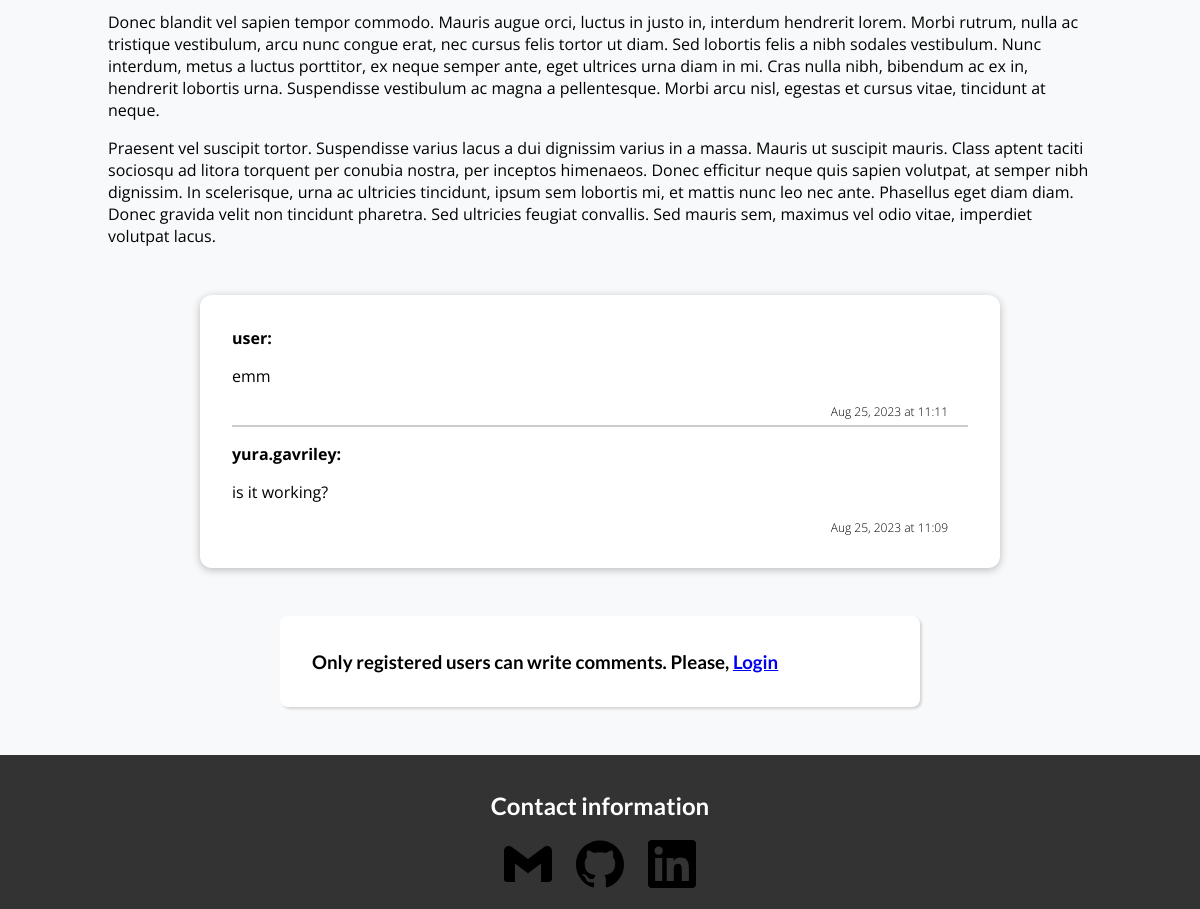
The app's page /posts/aaaa (lower part), older data.
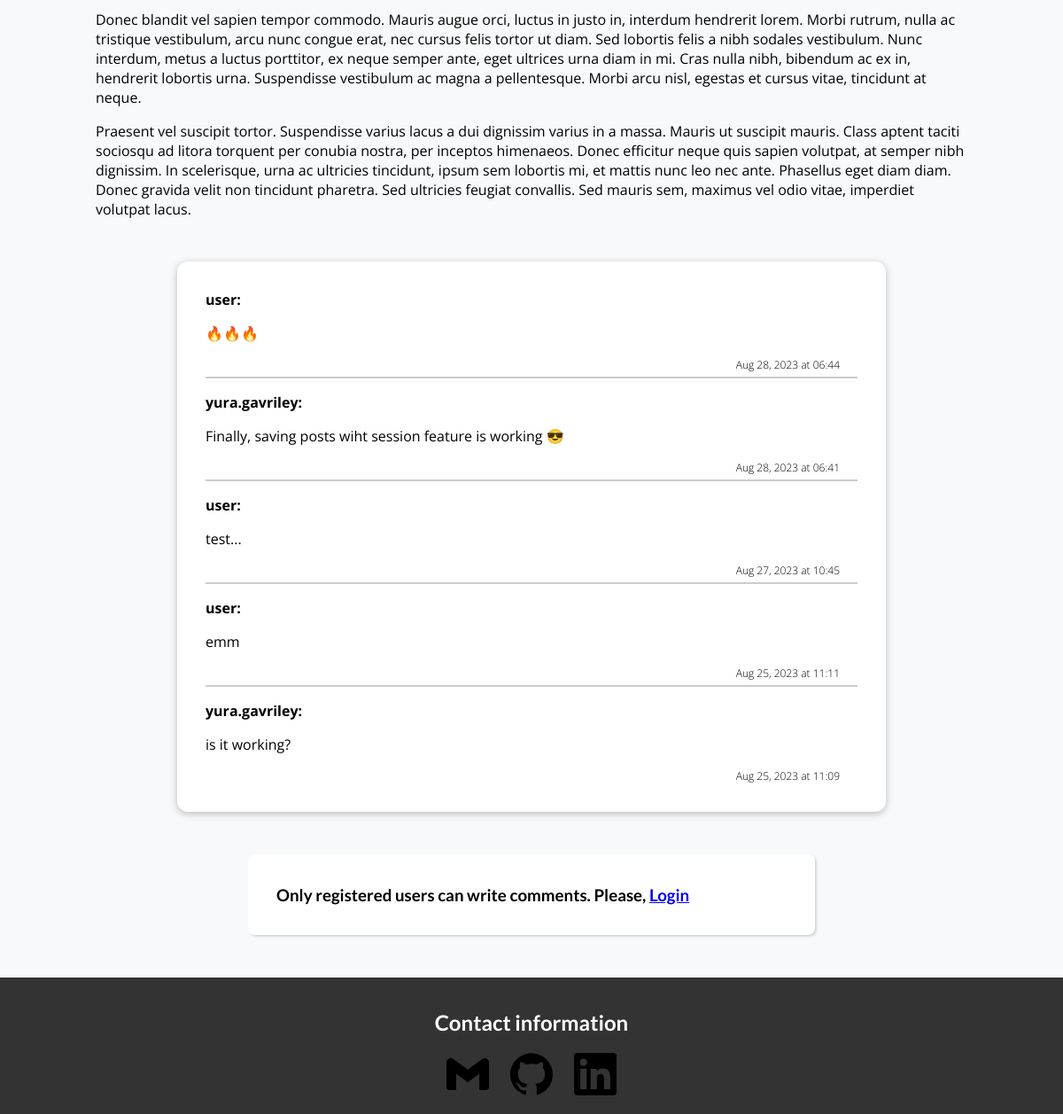
The same page, newer data.
### main_app/models.py (models this page shows, shortened)
class Post(models.Model):
    title = models.CharField(max_length=100)
    excerpt = models.CharField(max_length=150)
    image = models.ImageField(upload_to="posts", null=True)
    date = models.DateField(auto_now=True)
    slug = models.SlugField(unique=True, blank=True, null=False, db_index=True)
    content = models.TextField(validators=[MinLengthValidator(10)])
    author = models.ForeignKey(Author, on_delete=models.SET_NULL, null=True, related_name="posts")
    tags = models.ManyToManyField(Tag)

class Comment(models.Model):
    comment = models.TextField(max_length=500)
    user_name = models.CharField(max_length=65)
    user_email = models.EmailField()
    date = models.DateTimeField(auto_now_add=True)
    post = models.ForeignKey(Post, on_delete=models.CASCADE, related_name="comments")
    class Meta:
        ordering = ["date"]

### main_app/views.py (the view, shortened to what this page needs)
# urls.py: path("posts/<slug:slug>", views.SinglePostView.as_view(), name="single-post"),
class SinglePostView(View):
    def is_saved_post(self, request, post_slug):
        stored_posts = request.session.get("stored_posts")
        if stored_posts is not None:
            is_saved = post_slug in stored_posts
        else:
            is_saved = False
        return is_saved
    def get(self, request, slug):
        post = Post.objects.get(slug=slug)
        comments = Comment.objects.filter(post=post)
        context = {}
        context["post"] = post
        context["comments"] = comments.order_by("-date")
        context["comment_form"] = CommentForm()
        context["is_saved_post"] = self.is_saved_post(request, post.slug)
        return render(request, "main_app/post-detail.html", context)

### main_app/models.py (called while the page is built)
    def full_name(self):
        return f"{self.first_name} {self.last_name}"

    def __str__(self):
        return self.full_name()

### main_app/templates/main_app/post-detail.html (shortened to what this page needs)
{% extends 'base.html' %}
{% load static %}
{% load socialaccount %}
{% block css_files%}
    <link rel="stylesheet" href="{% static "main_app/post-detail.css" %}">
{% endblock %}
{% block content %}
    <main>
        <p>
        {{ post.content|linebreaks }}
        </p>
    </main>
    <section id="comments">
        <ul>
            {% for comment in comments %}
                <li>
                    <p><span>{{ comment.user_name }}:</span> {{ comment.comment|linebreaks }}</p>
                    <div id="comment-date">
                        <time class="comment-time">{{ comment.date|date:"M d, Y" }} at {{ comment.date|date:"H:i" }}</time>
                    </div>
                </li>
            {% endfor %}
        </ul>
    </section>
    <section id="comment-form">
        {% if user.is_authenticated %}
            <form action="{% url "single-post" post.slug %}" method="POST">
                {% csrf_token %}
                {% for form_field in comment_form %}
                    <div class="form-control {% if form_field.errors %}invalid{% endif %}">
                        {{ form_field.label_tag }}
                        {{ form_field }}
                        {{ form_field.errors }}
                    </div>
                {% endfor %}
                <button>Save Comment</button>
            </form>
        {% else %}
            <h3>Only registered users can write comments. Please,
                <a href="{% provider_login_url "google" %}?next={% url "single-post" post.slug %}">Login</a></h3>
        {% endif %}
    </section>
{% endblock %}

### templates/base.html (shortened to what this page needs)
{% load static %}
{% load socialaccount %}
<!DOCTYPE html>
<html lang="en">
<head>
    <link rel="stylesheet" href="{% static "app.css" %}">
    {% block css_files %}{% endblock %}
</head>
<body>
    {% block content %}{% endblock %}
    <footer>
        <h2>Contact information</h2>
        <ul>
            <li><a href="mailto:yura.gavriley@gmail.com"><img src="{% static "icons/gmail.svg" %}"></a></li>
            <li><a href="https://github.com/YuraGavriley"><img src="{% static "icons/github.svg" %}"></a></li>
            <li><a href="https://linkedin.com/in/yurii-stopchytskyi-a3ab47255"><img src="{% static "icons/linkedin.svg" %}"></a></li>
        </ul>
    </footer>
</body>
</html>

### static/app.css (style rules this page uses)
* { box-sizing: border-box; }
html { font-family: 'Open Sans', 'Lato', sans-serif; }
body { margin: 0; }
h1, h2, h3 { font-family: 'Lato', sans-serif; font-weight: bold; }
footer { background-color: #333; color: white; padding: 1rem 3rem; text-align: center; }
footer ul { list-style-type: none; margin: 0; padding: 0; }
footer li { display: inline; margin-right: 20px; }
footer li:last-of-type { margin: 0; }
footer img { height: 3rem; width: 3rem; }

### main_app/static/main_app/post-detail.css (style rules this page uses)
body { background-color: #f8f9fa; }
main { width: 90%; max-width: 90rem; margin: 3rem auto; background-color: #f8f9fa; padding: 0 3rem; }
#comment-form { margin: 3rem auto; width: 90%; max-width: 40rem; border-radius: 8px; background-color: white; box-shadow: 1.95px 1.95px 2.6px rgba(0, 0, 0, 0.15); padding: 1rem 2rem; }
#comments { margin: 3rem auto; width: 90%; max-width: 50rem; border-radius: 12px; background-color: white; box-shadow: 0 2px 8px rgba(0, 0, 0, 0.25); padding: 1rem 2rem; }
#comments p span { font-weight: bolder; }
#comments ul { list-style: none; margin: 0; padding: 0; }
#comments li { margin-bottom: 1rem; border-bottom: 2px solid #ccc; }
#comments li:last-of-type { border-bottom: none; }
#comment-date { font-weight: lighter; font-size: 12px; padding-right: 20px; margin-bottom: 5px; text-align: right; }

Row changes from the older to the newer data that the page shows:
added Comment: user_name "user", comment "🔥🔥🔥", date "Aug 28, 2023", date "06:44"
added Comment: user_name "yura.gavriley", comment "Finally, saving posts wiht session feature is working 😎", date "Aug 28, 2023", date "06:41"
added Comment: user_name "user", comment "test...", date "Aug 27, 2023", date "10:45"
